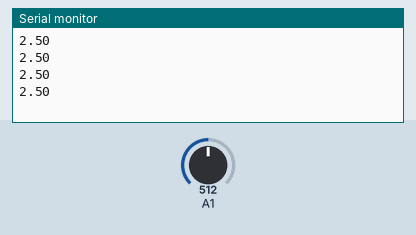
This sketch was run on a simulated Arduino Uno, built with avr-gcc and run on an emulated ATmega328P. Parts: the last lines printed to the serial monitor. The test bench sets the inputs (shaded band); at power-on: A1 = 512.

Above: at 1.2 s.
1.3 s: A1 set to 716
At 1.61 s:
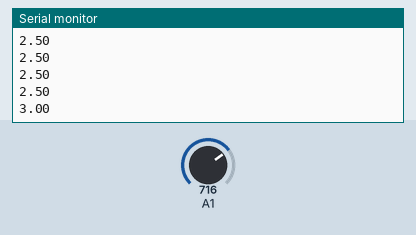
2.8 s: A1 set to 900
At 2.82 s:
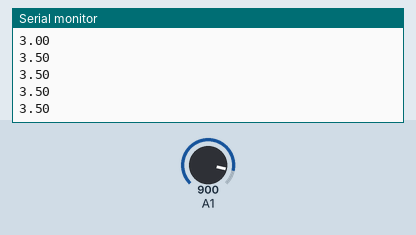
Timing chart, 0 to 5.8 s (numbered marks = the images above; inputs shaded):
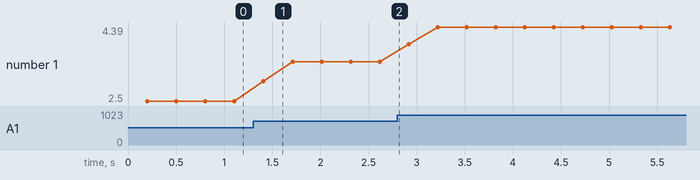

Measured:
- after the input at 1.3 s, the serial monitor: prints a new line after 0.11 s (image 1)
- plotted number 1: 2.5 → 3.5 after the input at 1.3 s, 3.5 → 4.39 after the input at 2.8 s

The sketch:

Voltage_Divider_Calibration.ino
```cpp
/*--------------------------------------------------------------
  Program:      Voltage_Divider_Calibration

  Description:  Reads in the Voltage at A0 and calculates the total
                Resistance.  It then prints this Value to Serial every
                second.

  Hardware:     Arduino Mini Pro with voltage divider on A0.

  Software:     Developed using Arduino 1.0.6 software

  Date:         August 27, 2016

  Author:       Nicolas Bertagnolli www.nbertagnolli.com
--------------------------------------------------------------*/


// =======================================================================
// Define Global Variables and Initializations
// =======================================================================

#define NUM_SAMPLES_TO_AVERAGE 10  // number of analog samples to average


double sum = 0.0;                   // Summ of current sample set
int sample_counter = 0;             // Counts number of samples taken
double voltage = 0.0;               // voltage taken


void setup() {
  Serial.begin(9600);
}


void loop() {
  // Read in samples to be averaged
  while(sample_counter < NUM_SAMPLES_TO_AVERAGE) {
    sum += analogRead(A1);
    sample_counter ++;
    delay(20);
  }

  // Average Sum
  voltage = sum / (NUM_SAMPLES_TO_AVERAGE);

  //Convert to actual voltage (0 - 5 Vdc)
  voltage = (voltage / 1024) * 5.0;

  // Reset looping variables
  sum = 0;
  sample_counter = 0;

  // Write voltage to serial
//  Serial.print('V:  ');
  Serial.println(voltage);
  delay(100);  // Wait 1 second
}
```
